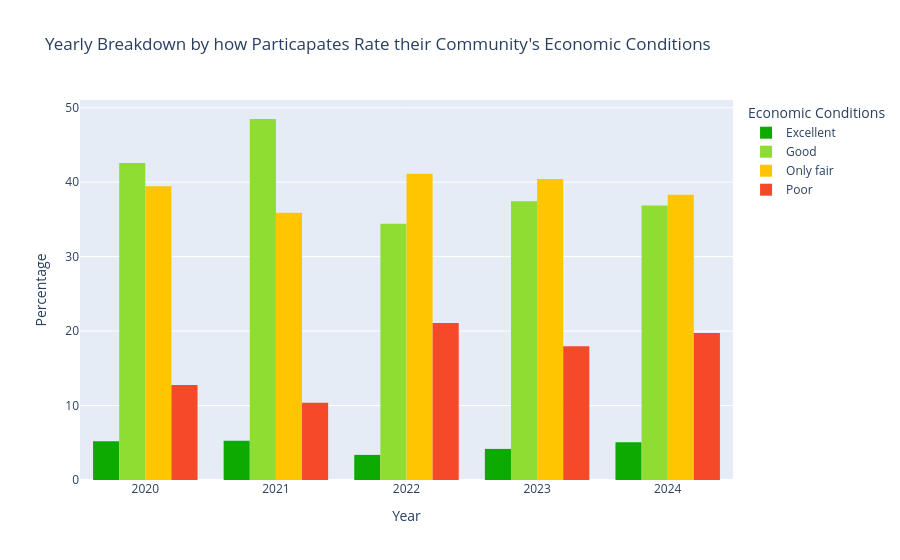
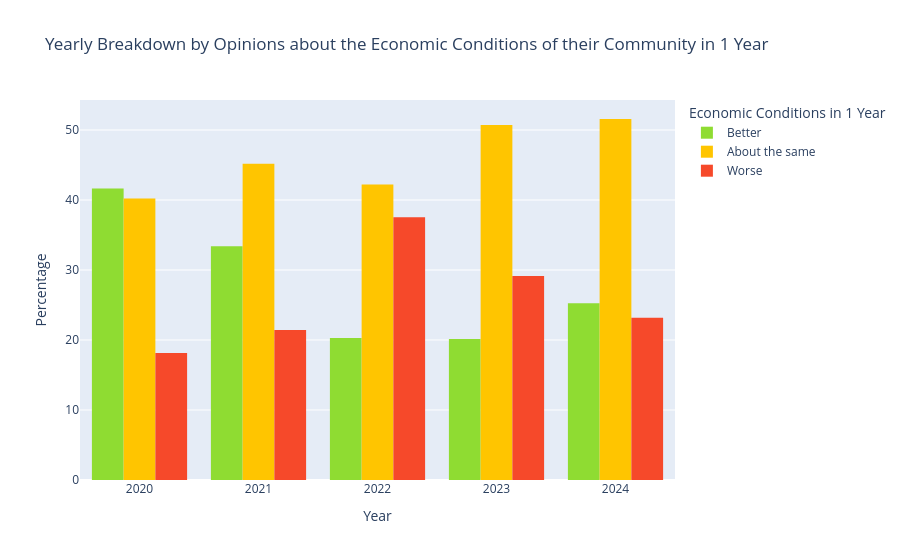

These figures' notebook cell, in order:
### Markdown cell above
### Opinions about the Economy from 2020-2024

### Code cell
color_map = {
    'Excellent':"#0daa00",
    'Good':'#8fdc32',
    'Only fair':'#ffc500',
    'Poor':'#f6492a'
}
examine_changes('df_combined',None,'ECON1MOD','Economic Conditions',
                'Yearly Breakdown by how Particapates Rate their Community\'s Economic Conditions',1,[],color_map)

order = ['Better','About the same','Worse']
color_map = {
    'Better':"#8fdc32",
    'About the same':'#ffc500',
    'Worse':'#f6492a'
}
examine_changes('df_combined',None,'ECON1BMOD', 'Economic Conditions in 1 Year', 
                'Yearly Breakdown by Opinions about the Economic Conditions of their Community in 1 Year',1, order,color_map)

### Figure 1 — Plotly figure (JSON) as saved in the notebook; plotly's stock layout.template omitted (floating-point values rounded to 4 significant figures)
{"data": [{"alignmentgroup": "True", "bingroup": "x", "histfunc": "sum", "hovertemplate": "Economic Conditions=Excellent<br>Year=%{x}<br>sum of Percent=%{y}<extra></extra>", "legendgroup": "Excellent", "marker": {"color": "#0daa00", "pattern": {"shape": ""}}, "name": "Excellent", "offsetgroup": "Excellent", "orientation": "v", "showlegend": true, "type": "histogram", "x": [2020, 2021, 2022, 2023, 2024], "xaxis": "x", "y": [5.193, 5.269, 3.374, 4.178, 5.079], "yaxis": "y"}, {"alignmentgroup": "True", "bingroup": "x", "histfunc": "sum", "hovertemplate": "Economic Conditions=Good<br>Year=%{x}<br>sum of Percent=%{y}<extra></extra>", "legendgroup": "Good", "marker": {"color": "#8fdc32", "pattern": {"shape": ""}}, "name": "Good", "offsetgroup": "Good", "orientation": "v", "showlegend": true, "type": "histogram", "x": [2020, 2021, 2022, 2023, 2024], "xaxis": "x", "y": [42.59, 48.49, 34.41, 37.43, 36.87], "yaxis": "y"}, {"alignmentgroup": "True", "bingroup": "x", "histfunc": "sum", "hovertemplate": "Economic Conditions=Only fair<br>Year=%{x}<br>sum of Percent=%{y}<extra></extra>", "legendgroup": "Only fair", "marker": {"color": "#ffc500", "pattern": {"shape": ""}}, "name": "Only fair", "offsetgroup": "Only fair", "orientation": "v", "showlegend": true, "type": "histogram", "x": [2020, 2021, 2022, 2023, 2024], "xaxis": "x", "y": [39.44, 35.89, 41.13, 40.42, 38.32], "yaxis": "y"}, {"alignmentgroup": "True", "bingroup": "x", "histfunc": "sum", "hovertemplate": "Economic Conditions=Poor<br>Year=%{x}<br>sum of Percent=%{y}<extra></extra>", "legendgroup": "Poor", "marker": {"color": "#f6492a", "pattern": {"shape": ""}}, "name": "Poor", "offsetgroup": "Poor", "orientation": "v", "showlegend": true, "type": "histogram", "x": [2020, 2021, 2022, 2023, 2024], "xaxis": "x", "y": [12.77, 10.36, 21.09, 17.97, 19.73], "yaxis": "y"}], "layout": {"autosize": true, "barmode": "group", "legend": {"title": {"text": "Economic Conditions"}, "tracegroupgap": 0}, "title": {"text": "Yearly Breakdown by how Particapates Rate their Community's Economic Conditions"}, "xaxis": {"anchor": "y", "autorange": true, "domain": [0, 1], "range": [2020.0, 2024.0], "title": {"text": "Year"}, "type": "linear"}, "yaxis": {"anchor": "x", "autorange": true, "domain": [0, 1], "range": [0, 51.04], "title": {"text": "Percentage"}, "type": "linear"}}}

### Figure 2 — Plotly figure (JSON) as saved in the notebook; plotly's stock layout.template omitted (floating-point values rounded to 4 significant figures)
{"data": [{"alignmentgroup": "True", "bingroup": "x", "histfunc": "sum", "hovertemplate": "Economic Conditions in 1 Year=Better<br>Year=%{x}<br>sum of Percent=%{y}<extra></extra>", "legendgroup": "Better", "marker": {"color": "#8fdc32", "pattern": {"shape": ""}}, "name": "Better", "offsetgroup": "Better", "orientation": "v", "showlegend": true, "type": "histogram", "x": [2020, 2021, 2022, 2023, 2024], "xaxis": "x", "y": [41.64, 33.38, 20.28, 20.16, 25.25], "yaxis": "y"}, {"alignmentgroup": "True", "bingroup": "x", "histfunc": "sum", "hovertemplate": "Economic Conditions in 1 Year=About the same<br>Year=%{x}<br>sum of Percent=%{y}<extra></extra>", "legendgroup": "About the same", "marker": {"color": "#ffc500", "pattern": {"shape": ""}}, "name": "About the same", "offsetgroup": "About the same", "orientation": "v", "showlegend": true, "type": "histogram", "x": [2020, 2021, 2022, 2023, 2024], "xaxis": "x", "y": [40.22, 45.18, 42.2, 50.7, 51.57], "yaxis": "y"}, {"alignmentgroup": "True", "bingroup": "x", "histfunc": "sum", "hovertemplate": "Economic Conditions in 1 Year=Worse<br>Year=%{x}<br>sum of Percent=%{y}<extra></extra>", "legendgroup": "Worse", "marker": {"color": "#f6492a", "pattern": {"shape": ""}}, "name": "Worse", "offsetgroup": "Worse", "orientation": "v", "showlegend": true, "type": "histogram", "x": [2020, 2021, 2022, 2023, 2024], "xaxis": "x", "y": [18.14, 21.43, 37.52, 29.14, 23.19], "yaxis": "y"}], "layout": {"autosize": true, "barmode": "group", "legend": {"title": {"text": "Economic Conditions in 1 Year"}, "tracegroupgap": 0}, "title": {"text": "Yearly Breakdown by Opinions about the Economic Conditions of their Community in 1 Year"}, "xaxis": {"anchor": "y", "autorange": true, "domain": [0, 1], "range": [2020.0, 2024.0], "title": {"text": "Year"}, "type": "linear"}, "yaxis": {"anchor": "x", "autorange": true, "domain": [0, 1], "range": [0, 54.28], "title": {"text": "Percentage"}, "type": "linear"}}}
